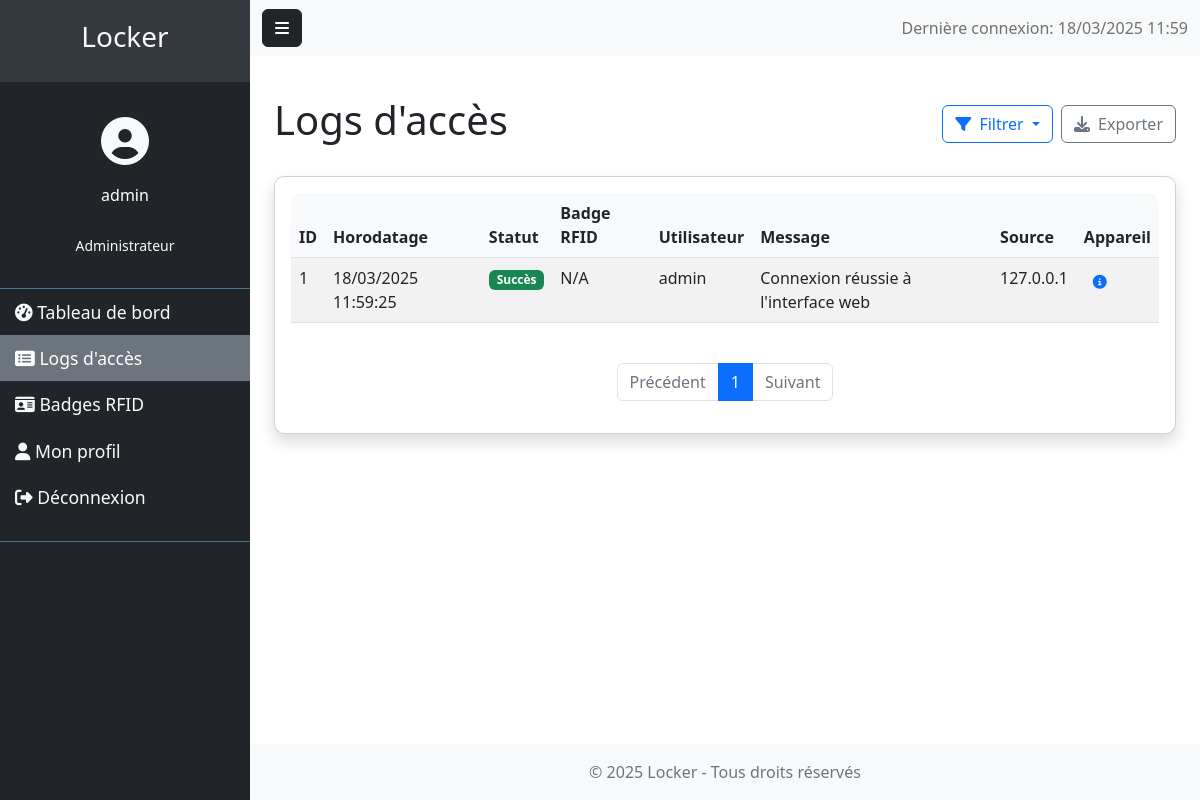
Screenshot of /logs (signed in) with the database file from the repository.
### app/models/user.py (models this page shows, shortened)
class User(UserMixin, db.Model):
    __tablename__ = 'users'
    id = db.Column(db.Integer, primary_key=True)
    username = db.Column(db.String(64), unique=True, index=True)
    email = db.Column(db.String(120), unique=True, index=True)
    password_hash = db.Column(db.String(128))
    first_name = db.Column(db.String(64))
    last_name = db.Column(db.String(64))
    is_admin = db.Column(db.Boolean, default=False)
    is_active = db.Column(db.Boolean, default=True)
    created_at = db.Column(db.DateTime, default=datetime.utcnow)
    last_login = db.Column(db.DateTime, nullable=True)
    rfid_badges = db.relationship('RFIDBadge', backref='user', lazy='dynamic')
    access_logs = db.relationship('AccessLog', backref='user', lazy='dynamic')

### app/models/access_log.py (models this page shows, shortened)
class AccessLog(db.Model):
    __tablename__ = 'access_logs'
    id = db.Column(db.Integer, primary_key=True)
    timestamp = db.Column(db.DateTime, default=datetime.utcnow, index=True)
    success = db.Column(db.Boolean, default=False)
    message = db.Column(db.String(256))
    user_id = db.Column(db.Integer, db.ForeignKey('users.id'), nullable=True)
    badge_id = db.Column(db.Integer, db.ForeignKey('rfid_badges.id'), nullable=True)
    ip_address = db.Column(db.String(45))
    device_info = db.Column(db.String(256))

### app/routes/main.py (the view)
@bp.route('/logs')
@login_required
def logs():
    page = request.args.get('page', 1, type=int)
    per_page = 20
    logs = AccessLog.query.order_by(AccessLog.timestamp.desc()).paginate(
        page=page, per_page=per_page, error_out=False)
    return render_template('logs.html', logs=logs)

### app/models/user.py (called while the page is built)
@login_manager.user_loader
def load_user(user_id):
    return User.query.get(int(user_id))

### app/templates/logs.html (shortened to what this page needs)
{% extends 'base.html' %}
{% block content %}
<div class="container-fluid">
    <div class="d-flex justify-content-between align-items-center mb-4">
        <h1>Logs d'accès</h1>
        <div class="d-flex">
            <div class="dropdown me-2">
                <button class="btn btn-outline-primary dropdown-toggle" type="button" id="dropdownMenuButton1" data-bs-toggle="dropdown" aria-expanded="false">
                    <i class="fas fa-filter me-1"></i> Filtrer
                </button>
            </div>
            <button class="btn btn-outline-secondary">
                <i class="fas fa-download me-1"></i> Exporter
            </button>
        </div>
    </div>
    <div class="card">
        <div class="card-body">
            <div class="table-responsive">
                <table class="table table-striped table-hover datatable">
                    <thead>
                        <tr>
                            <th>ID</th>
                            <th>Horodatage</th>
                            <th>Statut</th>
                            <th>Badge RFID</th>
                            <th>Utilisateur</th>
                            <th>Message</th>
                            <th>Source</th>
                            <th>Appareil</th>
                        </tr>
                    </thead>
                    <tbody>
                        {% for log in logs.items %}
                        <tr>
                            <td>{{ log.id }}</td>
                            <td>{{ log.timestamp.strftime('%d/%m/%Y %H:%M:%S') }}</td>
                            <td>
                                {% if log.success %}
                                <span class="badge bg-success">Succès</span>
                                {% else %}
                                <span class="badge bg-danger">Échec</span>
                                {% endif %}
                            </td>
                            <td>{{ log.badge.badge_id if log.badge else "N/A" }}</td>
                            <td>{{ log.user.username if log.user else "N/A" }}</td>
                            <td>{{ log.message }}</td>
                            <td>{{ log.ip_address }}</td>
                            <td>
                                <button type="button" class="btn btn-sm btn-link" data-bs-toggle="tooltip" data-bs-placement="top" title="{{ log.device_info }}">
                                    <i class="fas fa-info-circle"></i>
                                </button>
                            </td>
                        </tr>
                        {% endfor %}
                    </tbody>
                </table>
            </div>
            <nav aria-label="Page navigation">
                <ul class="pagination justify-content-center mt-4">
                    <li class="page-item {% if not logs.has_prev %}disabled{% endif %}">
                        <a class="page-link" href="{{ url_for('main.logs', page=logs.prev_num) if logs.has_prev else '#' }}">Précédent</a>
                    </li>
                    {% for page_num in logs.iter_pages() %}
                        {% if page_num %}
                            <li class="page-item {% if page_num == logs.page %}active{% endif %}">
                                <a class="page-link" href="{{ url_for('main.logs', page=page_num) }}">{{ page_num }}</a>
                            </li>
                        {% else %}
                            <li class="page-item disabled">
                                <span class="page-link">...</span>
                            </li>
                        {% endif %}
                    {% endfor %}
                    <li class="page-item {% if not logs.has_next %}disabled{% endif %}">
                        <a class="page-link" href="{{ url_for('main.logs', page=logs.next_num) if logs.has_next else '#' }}">Suivant</a>
                    </li>
                </ul>
            </nav>
        </div>
    </div>
</div>
{% endblock %}

### app/templates/base.html (shortened to what this page needs)
<!DOCTYPE html>
<html lang="fr">
<head>
    <link href="https://cdn.jsdelivr.net/npm/bootstrap@5.2.3/dist/css/bootstrap.min.css" rel="stylesheet">
    <link rel="stylesheet" href="https://cdnjs.cloudflare.com/ajax/libs/font-awesome/6.4.0/css/all.min.css">
    <link rel="stylesheet" href="{{ url_for('static', filename='css/style.css') }}">
</head>
<body>
    <div class="wrapper">
        {% if current_user.is_authenticated %}
        <nav id="sidebar" class="bg-dark text-light">
            <div class="sidebar-header">
                <h3 class="text-center">Locker</h3>
            </div>
            <ul class="list-unstyled components">
                <li class="sidebar-user">
                    <div class="user-info text-center mb-3">
                        <i class="fas fa-user-circle fa-3x"></i>
                        <p class="mt-2">{{ current_user.username }}</p>
                        <small>{{ "Administrateur" if current_user.is_admin else "Utilisateur" }}</small>
                    </div>
                </li>
                <li class="{% if request.path == url_for('main.dashboard') %}active{% endif %}">
                    <a href="{{ url_for('main.dashboard') }}">
                        <i class="fas fa-tachometer-alt"></i> Tableau de bord
                    </a>
                </li>
                <li class="{% if request.path == url_for('main.logs') %}active{% endif %}">
                    <a href="{{ url_for('main.logs') }}">
                        <i class="fas fa-list-alt"></i> Logs d'accès
                    </a>
                </li>
                <li class="{% if request.path == url_for('main.badges') %}active{% endif %}">
                    <a href="{{ url_for('main.badges') }}">
                        <i class="fas fa-id-card"></i> Badges RFID
                    </a>
                </li>
                <li>
                    <a href="{{ url_for('auth.profile') }}">
                        <i class="fas fa-user"></i> Mon profil
                    </a>
                </li>
                <li>
                    <a href="{{ url_for('auth.logout') }}">
                        <i class="fas fa-sign-out-alt"></i> Déconnexion
                    </a>
                </li>
            </ul>
        </nav>
        {% endif %}
        <div id="content" class="{% if not current_user.is_authenticated %}w-100{% endif %}">
            {% if current_user.is_authenticated %}
            <nav class="navbar navbar-expand-lg navbar-light bg-light">
                <div class="container-fluid">
                    <button type="button" id="sidebarCollapse" class="btn btn-dark">
                        <i class="fas fa-bars"></i>
                    </button>
                    <span class="navbar-text ms-auto">
                        Dernière connexion:
                        {% if current_user.last_login %}
                            {{ current_user.last_login.strftime('%d/%m/%Y %H:%M') }}
                        {% else %}
                            Jamais
                        {% endif %}
                    </span>
                </div>
            </nav>
            {% endif %}
            <main class="container-fluid py-4">
                {% block content %}{% endblock %}
            </main>
            <footer class="bg-light text-center text-muted py-3 mt-auto">
                <div class="container">
                    <p class="mb-0">&copy; 2025 Locker - Tous droits réservés</p>
                </div>
            </footer>
        </div>
    </div>
</body>
</html>

### app/static/css/style.css (style rules this page uses)
html, body { height: 100%; margin: 0; font-family: 'Segoe UI', Tahoma, Geneva, Verdana, sans-serif; }
.wrapper { display: flex; width: 100%; height: 100vh; overflow: hidden; }
#content { width: calc(100% - 250px); height: 100vh; overflow-y: auto; display: flex; flex-direction: column; transition: all 0.3s; }
#sidebar { width: 250px; height: 100vh; transition: all 0.3s; overflow-y: auto; }
#sidebar .sidebar-header { padding: 20px; background: #343a40; }
#sidebar ul.components { padding: 20px 0; border-bottom: 1px solid #47748b; }
#sidebar ul p { color: #fff; padding: 10px; }
#sidebar ul li a { padding: 10px 15px; font-size: 1.1em; display: block; color: #f8f9fa; text-decoration: none; transition: all 0.3s; }
#sidebar ul li.active > a { color: #fff; background: #6c757d; }
.sidebar-user { padding: 15px; border-bottom: 1px solid #47748b; }
.card { border-radius: 10px; margin-bottom: 20px; box-shadow: 0 0.5rem 1rem rgba(0, 0, 0, 0.15); }
.table-responsive { border-radius: 10px; overflow: hidden; }
.table th { background-color: #f8f9fa; }

### rows the page displays
User: username "admin", is_admin "Administrateur", last_login "18/03/2025 11:59"
AccessLog: id "1", timestamp "18/03/2025 11:59:25", success "Succès", badge "N/A", user "admin", message "Connexion réussie à l'interface web", ip_address "127.0.0.1"

### other values shown
{{ page_num }} "1"
